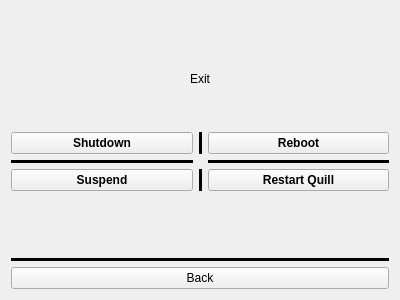
<?xml version="1.0" encoding="UTF-8"?>
<ui version="4.0">
 <class>quit</class>
 <widget class="QWidget" name="quit">
  <property name="geometry">
   <rect>
    <x>0</x>
    <y>0</y>
    <width>400</width>
    <height>300</height>
   </rect>
  </property>
  <property name="windowTitle">
   <string>Form</string>
  </property>
  <layout class="QVBoxLayout" name="verticalLayout">
   <item>
    <spacer name="verticalSpacer_2">
     <property name="orientation">
      <enum>Qt::Vertical</enum>
     </property>
     <property name="sizeHint" stdset="0">
      <size>
       <width>20</width>
       <height>40</height>
      </size>
     </property>
    </spacer>
   </item>
   <item>
    <layout class="QGridLayout" name="gridLayout">
     <item row="1" column="0">
      <spacer name="verticalSpacer_3">
       <property name="orientation">
        <enum>Qt::Vertical</enum>
       </property>
       <property name="sizeHint" stdset="0">
        <size>
         <width>20</width>
         <height>40</height>
        </size>
       </property>
      </spacer>
     </item>
     <item row="0" column="0">
      <widget class="QLabel" name="label">
       <property name="text">
        <string>Exit</string>
       </property>
       <property name="alignment">
        <set>Qt::AlignCenter</set>
       </property>
      </widget>
     </item>
     <item row="2" column="0">
      <layout class="QGridLayout" name="gridLayout_2">
       <property name="bottomMargin">
        <number>0</number>
       </property>
       <item row="1" column="0">
        <layout class="QGridLayout" name="gridLayout_3">
         <property name="bottomMargin">
          <number>0</number>
         </property>
         <item row="2" column="0">
          <widget class="QPushButton" name="pushButton_3">
           <property name="font">
            <font>
             <weight>75</weight>
             <bold>true</bold>
            </font>
           </property>
           <property name="text">
            <string>Suspend</string>
           </property>
          </widget>
         </item>
         <item row="1" column="0">
          <widget class="Line" name="line">
           <property name="frameShadow">
            <enum>QFrame::Plain</enum>
           </property>
           <property name="lineWidth">
            <number>4</number>
           </property>
           <property name="orientation">
            <enum>Qt::Horizontal</enum>
           </property>
          </widget>
         </item>
         <item row="0" column="2">
          <widget class="QPushButton" name="pushButton_2">
           <property name="font">
            <font>
             <weight>75</weight>
             <bold>true</bold>
            </font>
           </property>
           <property name="text">
            <string>Reboot</string>
           </property>
          </widget>
         </item>
         <item row="0" column="0">
          <widget class="QPushButton" name="pushButton">
           <property name="font">
            <font>
             <weight>75</weight>
             <bold>true</bold>
            </font>
           </property>
           <property name="text">
            <string>Shutdown</string>
           </property>
          </widget>
         </item>
         <item row="2" column="2">
          <layout class="QGridLayout" name="gridLayout_5">
           <item row="0" column="0">
            <widget class="QPushButton" name="pushButton_4">
             <property name="font">
              <font>
               <weight>75</weight>
               <bold>true</bold>
              </font>
             </property>
             <property name="text">
              <string>Restart Quill</string>
             </property>
            </widget>
           </item>
          </layout>
         </item>
         <item row="1" column="2">
          <widget class="Line" name="line_2">
           <property name="frameShadow">
            <enum>QFrame::Plain</enum>
           </property>
           <property name="lineWidth">
            <number>4</number>
           </property>
           <property name="orientation">
            <enum>Qt::Horizontal</enum>
           </property>
          </widget>
         </item>
         <item row="0" column="1">
          <widget class="Line" name="line_3">
           <property name="frameShadow">
            <enum>QFrame::Plain</enum>
           </property>
           <property name="lineWidth">
            <number>4</number>
           </property>
           <property name="orientation">
            <enum>Qt::Vertical</enum>
           </property>
          </widget>
         </item>
         <item row="2" column="1">
          <widget class="Line" name="line_4">
           <property name="frameShadow">
            <enum>QFrame::Plain</enum>
           </property>
           <property name="lineWidth">
            <number>4</number>
           </property>
           <property name="orientation">
            <enum>Qt::Vertical</enum>
           </property>
          </widget>
         </item>
        </layout>
       </item>
      </layout>
     </item>
    </layout>
   </item>
   <item>
    <spacer name="verticalSpacer">
     <property name="orientation">
      <enum>Qt::Vertical</enum>
     </property>
     <property name="sizeHint" stdset="0">
      <size>
       <width>20</width>
       <height>40</height>
      </size>
     </property>
    </spacer>
   </item>
   <item>
    <widget class="Line" name="line_5">
     <property name="frameShadow">
      <enum>QFrame::Plain</enum>
     </property>
     <property name="lineWidth">
      <number>4</number>
     </property>
     <property name="orientation">
      <enum>Qt::Horizontal</enum>
     </property>
    </widget>
   </item>
   <item>
    <widget class="QPushButton" name="backBtn">
     <property name="text">
      <string>Back</string>
     </property>
    </widget>
   </item>
  </layout>
 </widget>
 <resources/>
 <connections/>
</ui>
